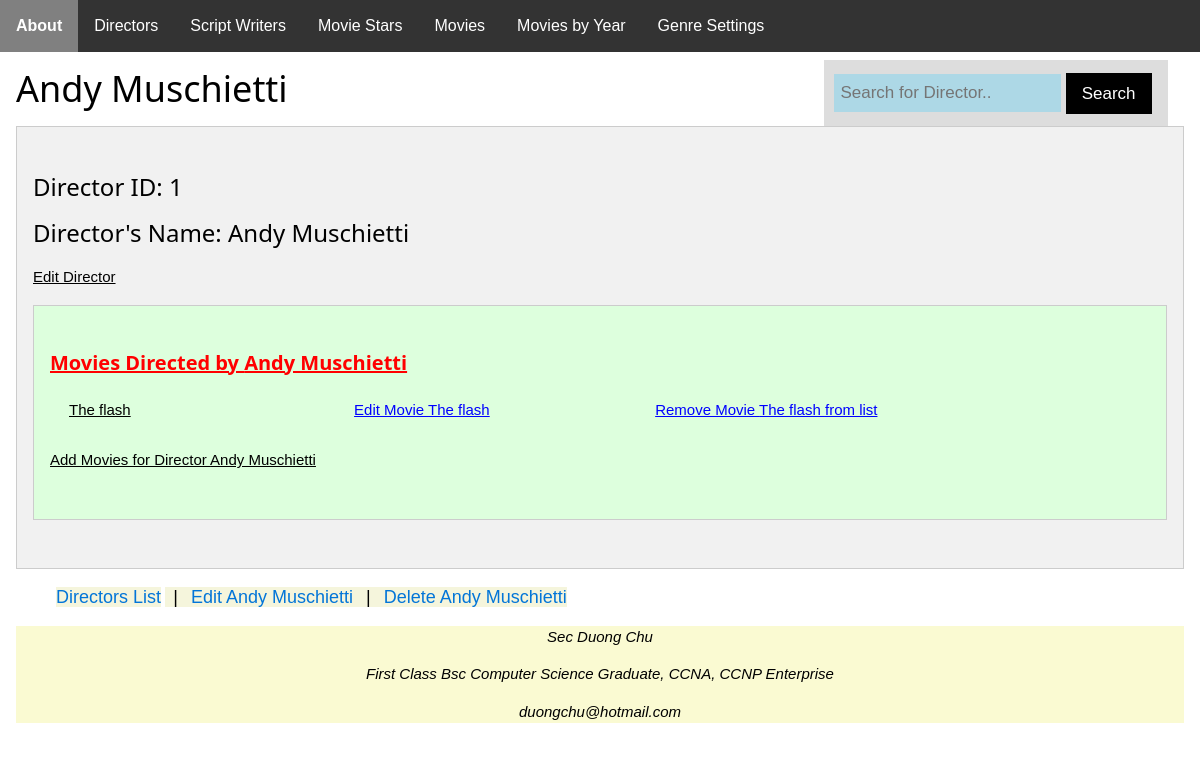
Page /directors/1 on the committed database.
### app/models/models.py (models this page shows, shortened)
class director(db.Model):
    Director_ID = db.Column(db.Integer, primary_key=True)
    Director_Name = db.Column(db.String(100), nullable=False)

class movie(db.Model):
    Movie_ID = db.Column(db.Integer, primary_key=True)
    Movie_Title = db.Column(db.String(100), nullable=False)
    Duration = db.Column(db.Integer, nullable=False)
    Year = db.Column(db.Integer, nullable=False)
    directed_movies = db.relationship('director', secondary=DirectedMovies, backref='movie')
    categories = db.relationship('genre', secondary=CategorizedMovie, backref='movie')
    cast = db.relationship('moviestar', secondary=MovieCast, backref='movie')
    moviescripts = db.relationship('writer', secondary=MovieScript, backref='movie')
    movie_rating = db.relationship('review', backref='movie')

### app/directors/routes.py (the view)
@directors_bp.route("/<int:Id>")
def directorDetails(Id):
    _director = director.query.get_or_404(Id)
    if request.args.get("action") == "add":
        flash(f"New Director with Id {Id} has been added")
    elif request.args.get('action') == "edit":
        flash(f"Director with Id {Id} has been sucessfully edited")
    return render_template("directors/director_details.html", director=_director)

### app/templates/directors/director_details.html (shortened to what this page needs)
{% extends "base.html" %}
{% block content %}
	<div class="search-container">
		<form method="post" action="{{ url_for('directors.search') }}">
			<input id="text" type="text" placeholder="Search for Director.." name="keyword">
			<button class="w3-button w3-black" type="submit">Search</button>
		</form>
	</div>
<h1> {{ director.Director_Name }}  </h1>
<span id="delete">
  {% set messages = get_flashed_messages() %}
		<div class="w3-container w3-light-grey w3-teal w3-border w3-padding-32">
				<h3> Director ID: {{ director.Director_ID }} </h1>
				<h3> Director's Name: {{ director.Director_Name }} </h3>
				<p> <a href="{{ url_for('directors.editDirector', Id=director.Director_ID) }}"> Edit Director </a> </p>
				<div class="w3-panel w3-padding-32 w3-pale-green w3-teal w3-border">
					<h4 class="header">Movies Directed by {{ director.Director_Name }} </h4>
					{% if director.movie|length == 0 %}
						<p> There are no movies currently directed by {{ director.Director_Name }} </p>
					{% else %}
					{% set count = namespace(value=0) %}
						<ul = class="w3-ul">
							<table class="tabledata">
								{% for _movie in director.movie %}
									{% set count.value = count.value + 1 %}
									{% set rowid = 'row' + count.value|string %}
									<tr id="{{ rowid }}">
										<td><li><a href="{{ url_for('movies.movieDetails',Id=_movie.Movie_ID) }}">
										{{ _movie.Movie_Title }} </a></li></td>
										<td><a class="alink" href="{{ url_for('movies.editMovie',Id=_movie.Movie_ID) }}">
										Edit Movie {{ _movie.Movie_Title }} </a></td>
										<td><a class="alink" href="#"
										onclick="deleteAndHideRow('{{ rowid }}',
										'{{ url_for('directors.removeMovie',Id=director.Director_ID, movieId=_movie.Movie_ID) }}'
										,'{{ director.Director_Name }}','{{ _movie.Movie_Title }}')">
										Remove Movie {{ _movie.Movie_Title }} from list</a></td>
								{% endfor %}
							</table>
						</ul>
					{% endif %}
					<p><a href="{{ url_for('directors.addMovie', Id=director.Director_ID) }}">
					Add Movies for Director {{ director.Director_Name }} </a></p>
				</div>
		</div>
 <ul class="breadcrumb">
  <li><a href="{{ url_for('directors.index', page=1) }}">Directors List</a></li>
  <li><a href="{{ url_for('directors.editDirector', Id=director.Director_ID) }}">
  Edit {{ director.Director_Name }} </a></li>
  <li><a href="#" onclick="deleteEntity('delete','{{ url_for('directors.delete',Id=director.Director_ID) }}','{{ director.Director_Name }}')">
  Delete {{ director.Director_Name }}</a>
</ul>
</span>
{% endblock %}

### app/static/common.css (style rules this page uses)
html { box-sizing:border-box }
*,*:before,*:after { box-sizing:inherit }
html { -ms-text-size-adjust:100%;-webkit-text-size-adjust:100% }
body { margin:0 }
button,input,select,textarea,optgroup { font:inherit;margin:0 }
button,input { overflow:visible }
button,select { text-transform:none }
button,[type=button],[type=reset],[type=submit] { -webkit-appearance:button }
html,body { font-family:Verdana,sans-serif;font-size:15px;line-height:1.5 }
html { overflow-x:hidden }
h1 { font-size:36px }
h3 { font-size:24px }
h4 { font-size:20px }
h1,h2,h3,h4,h5,h6 { font-family:"Segoe UI",Arial,sans-serif;font-weight:400;margin:10px 0 }
.w3-btn,.w3-button { border:none;display:inline-block;padding:8px 16px;vertical-align:middle;overflow:hidden;text-decoration:none;color:inherit;background-color:inherit;text-align:center;cursor:pointer;white-space:nowrap }
.w3-btn,.w3-button { -webkit-touch-callout:none;-webkit-user-select:none;-khtml-user-select:none;-moz-user-select:none;-ms-user-select:none;user-select:none }
.w3-ul { list-style-type:none;padding:0;margin:0 }
.w3-ul li { padding:8px 16px;border-bottom:1px solid #ddd }
.w3-ul li:last-child { border-bottom:none }
.w3-container:after,.w3-container:before,.w3-panel:after,.w3-panel:before,.w3-row:after,.w3-row:before,.w3-row-padding:after,.w3-row-padding:before, .w3-cell-row:before,.w3-cell-row:after,.w3-clear:after,.w3-clear:before,.w3-bar:before,.w3-bar:after { content:"";display:table;clear:both }
.w3-container,.w3-panel { padding:0.01em 16px }
.w3-panel { margin-top:16px;margin-bottom:16px }
.w3-border { border:1px solid #ccc!important }
.w3-padding-32 { padding-top:32px!important;padding-bottom:32px!important }
.w3-teal,.w3-hover-teal:hover { color:#fff!important;background-color:#009688!important }
.w3-black,.w3-hover-black:hover { color:#fff!important;background-color:#000!important }
.w3-light-grey,.w3-hover-light-grey:hover,.w3-light-gray,.w3-hover-light-gray:hover { color:#000!important;background-color:#f1f1f1!important }
.w3-pale-green,.w3-hover-pale-green:hover { color:#000!important;background-color:#ddffdd!important }

### app/static/style.css (style rules this page uses)
body { font-family: Arial, Helvetica, sans-serif; }
ul.breadcrumb li { display: inline; font-size: 18px; background-color: Beige; font-weight: normal; }
ul.breadcrumb li+li:before { padding: 8px; color: black; content: "|"; }
ul.breadcrumb li a { color: #0275d8; text-decoration: none; font-size: 18px; font-weight: normal; }
input[type=text], [type=number], [type=select] { width: 100%; padding: 12px 20px; margin: 8px 0; box-sizing: border-box; border: 1px solid #555; outline: none; }
input[type=text], [type=number], [type=select]:focus { background-color: lightblue; }
.search-container { float: right; padding: 6px 10px; margin-top: 8px; margin-right: 16px; background: #ddd; font-size: 17px; border: none; cursor: pointer; }
#text { padding: 6px; margin-top: 8px; font-size: 17px; border: none; background-color: light-blue; width: 70%; }
.header { color: red; text-decoration: underline; font-weight: bold; }
.alink { color: blue; }
.tabledata td { width: 25%; }

### rows in the picture
director: Director_Name "Andy Muschietti", Director_ID "1"
movie: Movie_Title "The flash"
